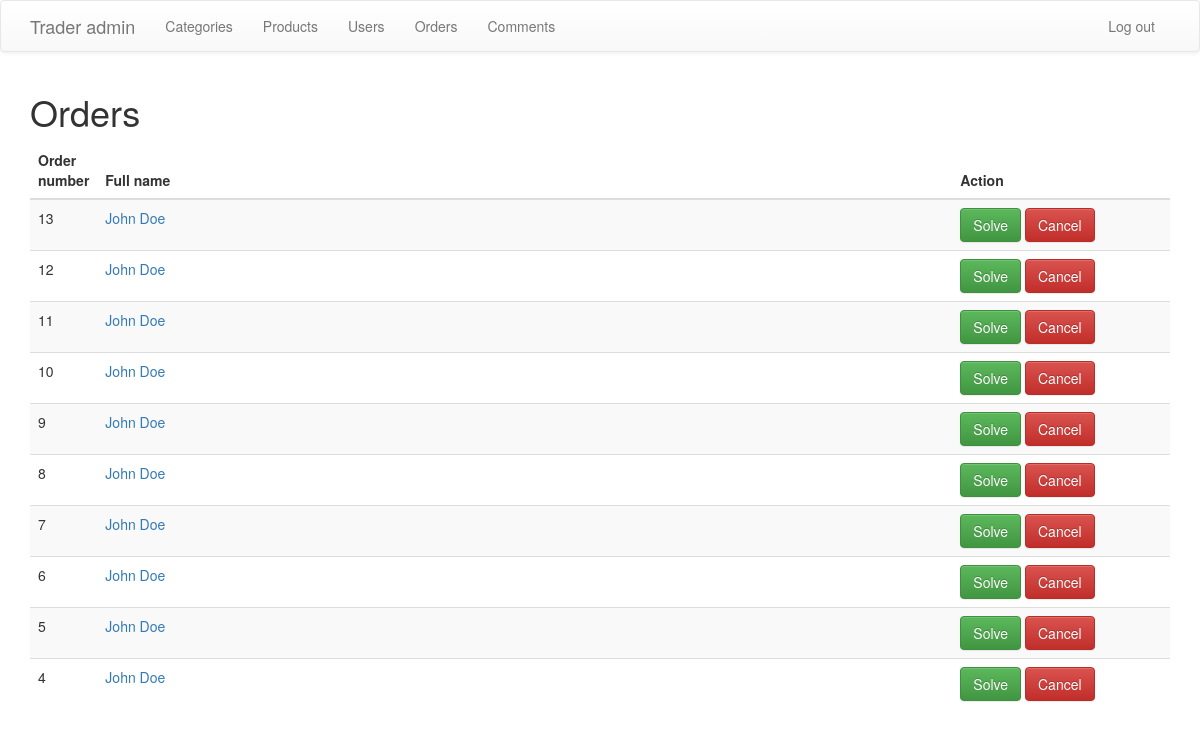
The page /admin/orders.php on the database its author committed.
### tables this page shows
CREATE TABLE IF NOT EXISTS `orders` (
  `order_id` int(11) NOT NULL AUTO_INCREMENT,
  `user_id` int(11) NOT NULL,
  `fname` varchar(255) NOT NULL,
  `lname` varchar(255) NOT NULL,
  `email` varchar(255) NOT NULL,
  `phone` varchar(255) NOT NULL,
  `products` text NOT NULL,
  `quantity` text NOT NULL,
  `address` text NOT NULL,
  `order_date` timestamp NOT NULL DEFAULT CURRENT_TIMESTAMP ON UPDATE CURRENT_TIMESTAMP,
  `status` int(11) NOT NULL DEFAULT '1' COMMENT '1 - order is not resolved, 0 - order is resolved',
  `canceled` int(11) NOT NULL DEFAULT '0' COMMENT '1 - order is canceled, 0 - order is not canceled',
  PRIMARY KEY (`order_id`)
);

### admin/orders.php (the view, shortened to what this page needs)
<?php
include('config.php');
?>
<!DOCTYPE html>
<html lang="en">
<head>
	<link rel="stylesheet" href="https://maxcdn.bootstrapcdn.com/bootstrap/3.3.4/css/bootstrap.min.css">
	<link rel="stylesheet" href="https://maxcdn.bootstrapcdn.com/bootstrap/3.3.4/css/bootstrap-theme.min.css">
</head>
<body>
	<?php include('template_parts/header.php'); ?>
	<div class="container">
		<h1>Orders</h1>
		<table class="table table-striped">
			<thead>
				<tr>
					<th width="5%">Order number</th>
					<th width="75%">Full name</th>
					<th>Action</th>
				</tr>
			</thead>
			<tbody>
				<?php
				$orders = $db->query("SELECT * FROM orders WHERE status='1' AND canceled='0' ORDER BY order_date DESC");
				while($row = $orders->fetch_assoc()) {
				?>
				<tr>
					<td>
						<?php echo $row['order_id'] ?>
					</td>
					<td>
						<a href="view_order.php?order_id=<?php echo $row['order_id']; ?>">
						<?php echo $row['fname'] . ' ' . $row['lname']; ?>
						</a>
					</td>
					<td>
						<a href="solve_order.php?order_id=<?php echo $row['order_id']; ?>" class="btn btn-success">Solve</a>
						<a href="cancel_order.php?order_id=<?php echo $row['order_id']; ?>" class="btn btn-danger">Cancel</a>
					</td>
				</tr>
				<?php
				}
				?>
			</tbody>
		</table>
	</div>
</body>
</html>

### rows shown on the page
orders: order_id "13", fname "John", lname "Doe"
orders: order_id "12", fname "John", lname "Doe"
orders: order_id "11", fname "John", lname "Doe"
orders: order_id "10", fname "John", lname "Doe"
orders: order_id "9", fname "John", lname "Doe"
orders: order_id "8", fname "John", lname "Doe"
orders: order_id "7", fname "John", lname "Doe"
orders: order_id "6", fname "John", lname "Doe"
orders: order_id "5", fname "John", lname "Doe"
orders: order_id "4", fname "John", lname "Doe"
